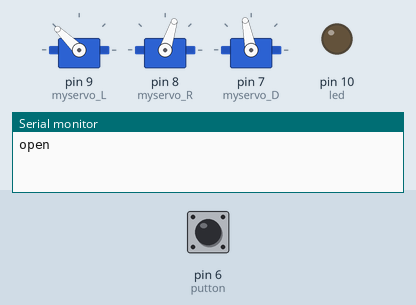
This sketch was run on a simulated Arduino Uno, built with avr-gcc and run on an emulated ATmega328P. On the bench: 3 × servo, output pins drawn as LEDs (lit = HIGH), the last lines printed to the serial monitor. Inputs (shaded band) come from the test bench; at power-on: pin 6 (putton) HIGH.

Above: at 1.3 s.
1.4 s: pin 6 (putton) pulled LOW for 3.2 s
At 5.9 s:
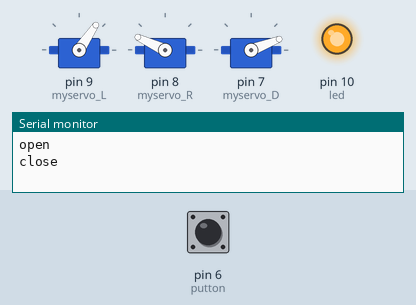
7.6 s: pin 6 (putton) pulled LOW for 1 s
At 9.36 s:
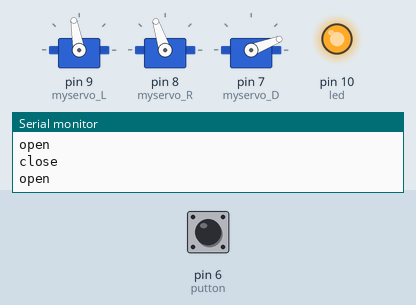
10.7 s: pin 6 (putton) pulsed LOW 2 times (0.12 s each, 0.3 s apart)
At 13.04 s:
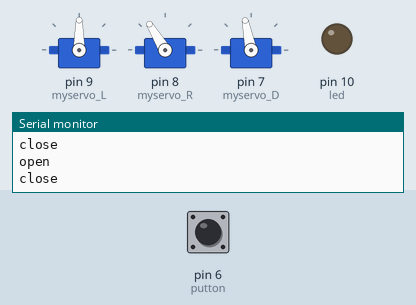
14.3 s: pin 6 (putton) pulled LOW for 3.2 s
23.5 s: pin 6 (putton) pulled LOW for 3.2 s
Timing chart, 0 to 30.7 s (numbered marks = the images above; inputs shaded):
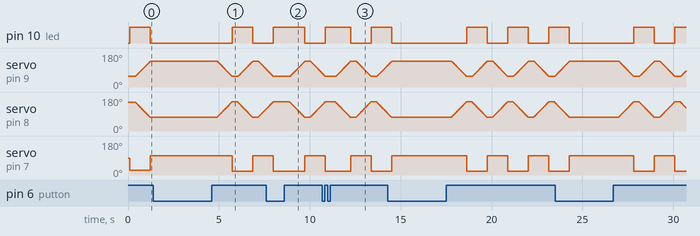

Measured:
- by itself, pin 10 (led): repeats every 2.3 s: HIGH 1.1 s, LOW 1.1 s
- by itself, servo on pin 7 (myservo_D): repeats every 2.3 s: 21° 1.1 s, 101° 1.1 s

The sketch:

helmet.ino
```cpp
#include <Servo.h>

Servo myservo_L;
Servo myservo_R;
Servo myservo_D;
boolean coverOpen = false;
int speedy=10;
int val = 0;
int posL = 133;
int posR = 75;
int posD = 101;
int led = 10;
int putton=6;
int stupidCount = 0;
void maskOpen(){
  if(coverOpen==true){
    Serial.println("close");
    posL = 136;
    posR = 75;
    for(val=0; val<=80; val++){
      posL = 136 - val;
      posR = 75 + val;
      myservo_L.write(posL);
      myservo_R.write(posR);
      delay(speedy);
    }
    posD = 21;
    myservo_D.write(posD);
    digitalWrite(led, HIGH);
    coverOpen=false;
  }else{
    Serial.println("open");
    posL = 56;
    posR = 152;
    for(val=0; val<=80; val++){
      posL = 56 + val;
      posR = 152 - val;
      myservo_L.write(posL);
      myservo_R.write(posR);
      delay(speedy);
    }
    posD = 101;
    myservo_D.write(posD);
    digitalWrite(led, LOW);
    coverOpen=true;
  }
}

void setup(){
  Serial.begin(9600);
  myservo_L.attach(9);
  myservo_R.attach(8);
  myservo_D.attach(7);
  pinMode(led, OUTPUT);
  pinMode(putton, INPUT);
  digitalWrite(putton, HIGH);
    posL = 56; //56
    posR = 152; //152
    posD = 25; //low val = low pos. 55=lowest,
    myservo_L.write(posL);
    myservo_R.write(posR);
    delay(100);
    myservo_D.write(posD);
    digitalWrite(led, HIGH);
    coverOpen=false;
}

void loop(){
  /*
  Serial.print(stupidCount);
  Serial.print("   :    ");
  Serial.println(digitalRead(putton));
  */
  if(digitalRead(putton)==1){
    stupidCount++;
    if(stupidCount>30){
      stupidCount=0;
      maskOpen();
    }
  }else{
    stupidCount=0;
  }
  delay(10);
}
```
